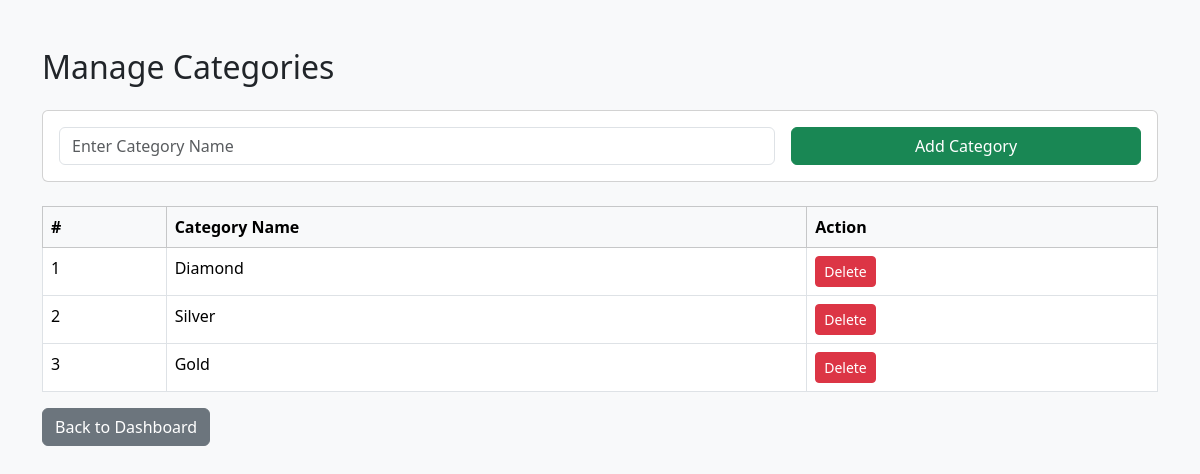
The app's page /admin/categories.php with its own data.
### tables this page shows
CREATE TABLE `categories` (
  `id` int(11) NOT NULL,
  `name` varchar(100) DEFAULT NULL
);

### admin/categories.php (the view, shortened to what this page needs)
<?php
include '../db.php';
$result = mysqli_query($conn, "SELECT * FROM categories ORDER BY id DESC");
?>
<!DOCTYPE html>
<html>
<head>
    <link href="https://cdn.jsdelivr.net/npm/bootstrap@5.3.2/dist/css/bootstrap.min.css" rel="stylesheet">
</head>
<body class="bg-light">
<div class="container my-5">
    <h2 class="mb-4">Manage Categories</h2>
    <div class="card mb-4">
        <div class="card-body">
            <form method="post" class="row g-3">
                <div class="col-md-8">
                    <input type="text" name="name" class="form-control" placeholder="Enter Category Name" required>
                </div>
                <div class="col-md-4">
                    <button type="submit" name="add_category" class="btn btn-success w-100">
                        Add Category
                    </button>
                </div>
            </form>
        </div>
    </div>
    <table class="table table-bordered bg-white">
        <thead class="table-light">
            <tr>
                <th>#</th>
                <th>Category Name</th>
                <th>Action</th>
            </tr>
        </thead>
        <tbody>
        <?php $i=1; while($row = mysqli_fetch_assoc($result)) { ?>
            <tr>
                <td><?php echo $i++; ?></td>
                <td><?php echo htmlspecialchars($row['name']); ?></td>
                <td>
                    <a href="categories.php?delete=<?php echo $row['id']; ?>"
                       class="btn btn-sm btn-danger"
                       onclick="return confirm('Delete this category?');">
                       Delete
                    </a>
                </td>
            </tr>
        <?php } ?>
        </tbody>
    </table>
    <a href="dashboard.php" class="btn btn-secondary">Back to Dashboard</a>
</div>
</body>
</html>

### records on screen
categories: name "Diamond"
categories: name "Silver"
categories: name "Gold"
